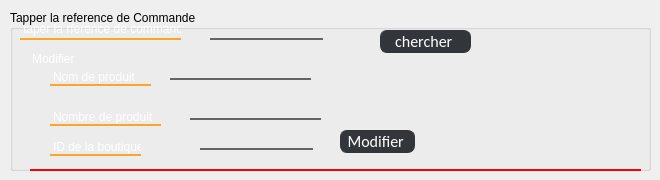
          <widget class="QWidget" name="page_5">
           <widget class="QGroupBox" name="groupBox_8">
            <property name="geometry">
             <rect>
              <x>10</x>
              <y>10</y>
              <width>641</width>
              <height>161</height>
             </rect>
            </property>
            <property name="title">
             <string>Tapper la reference de Commande </string>
            </property>
            <widget class="QPushButton" name="pushButton_11">
             <property name="geometry">
              <rect>
               <x>370</x>
               <y>20</y>
               <width>91</width>
               <height>23</height>
              </rect>
             </property>
             <property name="styleSheet">
              <string notr="true">QPushButton
{
	background-color:rgb(50, 53, 57);
	border-style:solid;
	border-radius:7px;
	border-width:1px;
border-color: rgb(50, 53, 57);
	color:#ffffff;
	font-size:16px;
font-family:Calibri;
}

QPushButton:hover
{
	background-color: #00000000;
	border-color: rgb(30, 227, 0);
	/*color:rgb(30, 227, 0);*/
}

QPushButton:focus
{
	background-color:  rgb(30, 227, 0);
	border-color: rgba(30, 227, 0,0);
	color:rgb(255, 255, 255);
}
</string>
             </property>
             <property name="text">
              <string>chercher </string>
             </property>
            </widget>
            <widget class="QLineEdit" name="lineEdit_4">
             <property name="geometry">
              <rect>
               <x>200</x>
               <y>10</y>
               <width>113</width>
               <height>20</height>
              </rect>
             </property>
             <property name="styleSheet">
              <string notr="true">border: 0px solid rgb(100, 100,100);; 
border-bottom-width: 2px;
border-radius: px;
background-color: rgba(255, 255, 255, 0);
color: rgb(255, 255, 255);</string>
             </property>
            </widget>
            <widget class="QLabel" name="label_2">
             <property name="geometry">
              <rect>
               <x>10</x>
               <y>10</y>
               <width>161</width>
               <height>20</height>
              </rect>
             </property>
             <property name="styleSheet">
              <string notr="true">border: 0px solid rgb(249, 167, 43);
border-bottom-width: 2px;
border-radius: px;
background-color: rgba(255, 255, 255, 0);
color: rgb(255, 255, 255);</string>
             </property>
             <property name="text">
              <string>taper la rference de commande</string>
             </property>
            </widget>
            <widget class="QGroupBox" name="groupBox_9">
             <property name="enabled">
              <bool>true</bool>
             </property>
             <property name="geometry">
              <rect>
               <x>20</x>
               <y>40</y>
               <width>611</width>
               <height>121</height>
              </rect>
             </property>
             <property name="styleSheet">
              <string notr="true">border: 0px solid rgb(255, 0, 0);; 
border-bottom-width: 2px;
border-radius: px;
background-color: rgba(255, 255, 255, 0);
color: rgb(255, 255, 255);</string>
             </property>
             <property name="title">
              <string>Modifier </string>
             </property>
             <widget class="QLabel" name="label">
              <property name="geometry">
               <rect>
                <x>20</x>
                <y>20</y>
                <width>101</width>
                <height>16</height>
               </rect>
              </property>
              <property name="styleSheet">
               <string notr="true">border: 0px solid rgb(249, 167, 43);
border-bottom-width: 2px;
border-radius: px;
background-color: rgba(255, 255, 255, 0);
color: rgb(255, 255, 255);</string>
              </property>
              <property name="text">
               <string>Nom de produit</string>
              </property>
             </widget>
             <widget class="QLabel" name="label_5">
              <property name="geometry">
               <rect>
                <x>20</x>
                <y>60</y>
                <width>111</width>
                <height>16</height>
               </rect>
              </property>
              <property name="styleSheet">
               <string notr="true">border: 0px solid rgb(249, 167, 43);
border-bottom-width: 2px;
border-radius: px;
background-color: rgba(255, 255, 255, 0);
color: rgb(255, 255, 255);</string>
              </property>
              <property name="text">
               <string>Nombre de produit </string>
              </property>
             </widget>
             <widget class="QLineEdit" name="lineEdit_5">
              <property name="geometry">
               <rect>
                <x>140</x>
                <y>10</y>
                <width>141</width>
                <height>20</height>
               </rect>
              </property>
              <property name="styleSheet">
               <string notr="true">border: 0px solid rgb(100, 100,100);; 
border-bottom-width: 2px;
border-radius: px;
background-color: rgba(255, 255, 255, 0);
color: rgb(255, 255, 255);
</string>
              </property>
             </widget>
             <widget class="QLineEdit" name="lineEdit_6">
              <property name="geometry">
               <rect>
                <x>160</x>
                <y>50</y>
                <width>131</width>
                <height>20</height>
               </rect>
              </property>
              <property name="styleSheet">
               <string notr="true">border: 0px solid rgb(100, 100,100);; 
border-bottom-width: 2px;
border-radius: px;
background-color: rgba(255, 255, 255, 0);
color: rgb(255, 255, 255);</string>
              </property>
             </widget>
             <widget class="QPushButton" name="modifier_commande">
              <property name="geometry">
               <rect>
                <x>310</x>
                <y>80</y>
                <width>75</width>
                <height>23</height>
               </rect>
              </property>
              <property name="styleSheet">
               <string notr="true">QPushButton
{
	background-color:rgb(50, 53, 57);
	border-style:solid;
	border-radius:7px;
	border-width:1px;
border-color: rgb(50, 53, 57);
	color:#ffffff;
	font-size:16px;
font-family:Calibri;
}

QPushButton:hover
{
	background-color: #00000000;
	border-color: rgb(30, 227, 0);
	/*color:rgb(30, 227, 0);*/
}

QPushButton:focus
{
	background-color:  rgb(30, 227, 0);
	border-color: rgba(30, 227, 0,0);
	color:rgb(255, 255, 255);
}
</string>
              </property>
              <property name="text">
               <string>Modifier </string>
              </property>
             </widget>
             <widget class="QLineEdit" name="lineEdit_15">
              <property name="geometry">
               <rect>
                <x>170</x>
                <y>80</y>
                <width>113</width>
                <height>20</height>
               </rect>
              </property>
              <property name="styleSheet">
               <string notr="true">border: 0px solid rgb(100, 100,100);; 
border-bottom-width: 2px;
border-radius: px;
background-color: rgba(255, 255, 255, 0);
color: rgb(255, 255, 255);</string>
              </property>
             </widget>
             <widget class="QLabel" name="label_3">
              <property name="geometry">
               <rect>
                <x>20</x>
                <y>90</y>
                <width>91</width>
                <height>16</height>
               </rect>
              </property>
              <property name="styleSheet">
               <string notr="true">border: 0px solid rgb(249, 167, 43);
border-bottom-width: 2px;
border-radius: px;
background-color: rgba(255, 255, 255, 0);
color: rgb(255, 255, 255);</string>
              </property>
              <property name="text">
               <string>ID de la boutique</string>
              </property>
             </widget>
            </widget>
           </widget>
          </widget>
